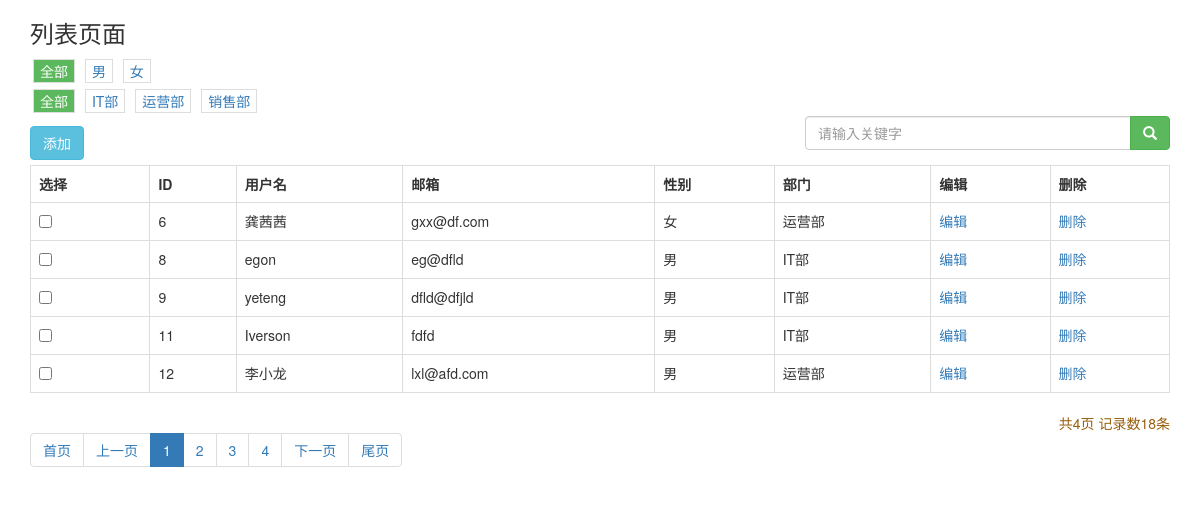
The app's page /stark/app01/userinfo/ with its own data.
### app01/models.py (models this page shows)
class UserInfo(models.Model):
    username=models.CharField(verbose_name="用户名",max_length=32)
    email=models.CharField(verbose_name="邮箱", max_length=32)
    gender_choice=(
        (1,"男"),
        (2,"女")
    )
    gender=models.IntegerField(verbose_name="性别",choices=gender_choice,default=1)
    dp=models.ForeignKey(verbose_name="部门dp",to="Department",default=1,on_delete=models.CASCADE)
    hobby=models.ManyToManyField(verbose_name="爱好",to="Hobby")

class Department(models.Model):
    title=models.CharField(verbose_name="部门",max_length=32)
    def __str__(self):
        return self.title

### stark/service/V1.py (the view)
    def list_views(self,request):
        if request.method == "POST": # 执行批量操作
            self.get_mutil_func(request)
        queryResult = self.mcls.objects.all()
        flv = FacListViews(self, request,queryResult)
        return render(request,"list_views.html",{"flv":flv})

### app01/stark.py (called while the page is built)
    def gender_display(self,is_header=False,row=None):
        if is_header:
            return "性别"
        else:
            return row.get_gender_display()

    def dp_display(self,is_header=False,row=None):
        if is_header:
            return "部门"
        else:
            return row.dp.title

### stark/service/V1.py (called while the page is built)
    def get_value_html(self,nid,text):
        self.request_dpcp[self.col] = nid
        self.parms = self.request_dpcp.urlencode()
        if str(nid) in self.pop_value:  # 如果在全部标签 剔除的值里，说明选择的是这个按钮
            html = '<a class ="comb_row active" href="%s?%s">%s</a>' % (self._url_dict, self.parms, text)
        else:
            html = '<a class ="comb_row" href="%s?%s">%s</a>' % (self._url_dict, self.parms, text)
        return mark_safe(html)

    def init_queryResult(self):
        if self.config.search_list:
            if self.search_key: # 如果查询有输入值
                con = Q()
                con.connector = 'OR'
                for col in self.config.search_list:
                    con.children.append(('%s__contains' % (col,), self.search_key))
                self.queryResult = self.queryResult.filter(con)
        if self.config.comb_list:
            comb_dict={}
            for col in self.config.comb_list:
                val=self.request.GET.get(col)
                if val:
                    comb_dict[col]=val
            print(comb_dict)
            if comb_dict:
                self.queryResult = self.queryResult.filter(**comb_dict)

    def get_comb_html(self):
        if self.config.comb_list:
            for col in self.config.comb_list:
                _field=self.config.mcls._meta.get_field(col) # app01.UserInfo.gender 、app01.UserInfo.dp 等这种字段类型
                if isinstance(_field,IntegerField):
                    print(_field,"IntegerField")
                    yield FiledRow(self,col,_field,is_choice=True)
                elif isinstance(_field,ForeignKey):
                    print(_field,"ForeignKey")
                    yield FiledRow(self,col,_field,is_choice=False)
                else:
                    print("无效的输入，未做处理的字段类型！",_field,"---" )

    def get_page_html(self):
        html = self.page_obj.bootstrap_page()
        return html

    def get_record_show(self):
        html = self.page_obj.record_show()
        return html

    def get_add_url(self):
        add_url = reverse(self.config._url_dict["add_url"])
        return add_url

### stark/utils/pagination.py (called while the page is built)
    @property
    def start(self):
        return (self.current_page-1)*self.max_records

### app01/templates/list_views.html (shortened to what this page needs)
<!DOCTYPE html>
<html lang="en">
<head>
    <link rel="stylesheet" href="/static/plugins/dist/css/bootstrap.css">
    <link rel="stylesheet" href="/static/plugins/dist/js/bootstrap.js">
</head>
<body>
<div class="container">
<h3>列表页面</h3>
        <div class="comb_search">
            {% for comb_list in flv.get_comb_html %}
                <div>
                    {% for item in comb_list %}
                        {{ item }}
                    {% endfor %}
                </div>
            {% endfor %}
        </div>
    {%  if flv.search_list %}
    <form  class="search_btn col-md-4" method="get">
        <div class="input-group">
        <input type="text" class="form-control" placeholder="请输入关键字" name="search_key" value="{{ flv.search_key }}">
        <span class="input-group-btn">
        <button class="btn btn-success" type="submit">
            <span class="glyphicon glyphicon-search" aria-hidden="true"></span>
        </button>
        </span>
        </div>
    </form>
    {% endif %}
<form  class="selectBox" method="post" >
    <a href="{{ flv.get_add_url }}" class="btn btn-info addRecord">添加</a>
    <table class="table table-bordered">
        <tr>
            {% for head in flv.head_list %}
                <th>{{ head }}</th>
            {% endfor %}
        </tr>
        {% for data in flv.data_list %}
            <tr>
                {% for col in data %}
                        <td>{{ col }}</td>
                {% endfor %}
            </tr>
        {% endfor %}
    </table>
</form>
<nav aria-label="Page navigation">
     <ul class="pagination">
        {{ flv.get_page_html }}
    </ul>
    {{ flv.get_record_show }}
</nav>
</div>
</body>
</html>

### records on screen
UserInfo: data "龚茜茜" "gxx@df.com"
Department: data "运营部" "运营部"
UserInfo: data "egon" "eg@dfld"
Department: data "IT部" "IT部" "IT部"
UserInfo: data "yeteng" "dfld@dfjld"
UserInfo: data "Iverson" "fdfd"
UserInfo: data "李小龙" "lxl@afd.com"

### other values on screen
{{ item }} "全部" "男" "女" "全部" "IT部" "运营部" "销售部"
{{ head }} "选择" "ID" "用户名" "邮箱" "性别" "部门" "编辑" "删除"
{{ col }} "6" "女" "编辑" "删除" "8" "男" "编辑" "删除" "9" "男" "编辑" "删除" "11" "男" "编辑" "删除" "12" "男" "编辑" "删除"
{{ flv.get_page_html }} "首页 上一页 1 2 3 4 下一页 尾页"
{{ flv.get_record_show }} "共4页 记录数18条"
